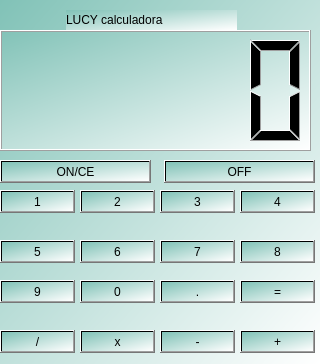
<?xml version="1.0" encoding="UTF-8"?>
<ui version="4.0">
 <class>MainWindow</class>
 <widget class="QMainWindow" name="MainWindow">
  <property name="geometry">
   <rect>
    <x>0</x>
    <y>0</y>
    <width>320</width>
    <height>364</height>
   </rect>
  </property>
  <property name="windowTitle">
   <string>LUCY calculadora</string>
  </property>
  <property name="styleSheet">
   <string notr="true">background-color: qlineargradient(spread:pad, x1:0, y1:0, x2:1, y2:1, stop:0 rgba(129, 194, 183, 255), stop:1 rgba(255, 255, 255, 255));</string>
  </property>
  <widget class="QWidget" name="centralwidget">
   <widget class="QPushButton" name="pushButton">
    <property name="geometry">
     <rect>
      <x>0</x>
      <y>190</y>
      <width>75</width>
      <height>23</height>
     </rect>
    </property>
    <property name="text">
     <string>1</string>
    </property>
   </widget>
   <widget class="QPushButton" name="pushButton_2">
    <property name="geometry">
     <rect>
      <x>0</x>
      <y>240</y>
      <width>75</width>
      <height>23</height>
     </rect>
    </property>
    <property name="text">
     <string>5</string>
    </property>
   </widget>
   <widget class="QPushButton" name="pushButton_3">
    <property name="geometry">
     <rect>
      <x>0</x>
      <y>280</y>
      <width>75</width>
      <height>23</height>
     </rect>
    </property>
    <property name="text">
     <string>9</string>
    </property>
   </widget>
   <widget class="QPushButton" name="pushButton_4">
    <property name="geometry">
     <rect>
      <x>0</x>
      <y>330</y>
      <width>75</width>
      <height>23</height>
     </rect>
    </property>
    <property name="text">
     <string>/</string>
    </property>
   </widget>
   <widget class="QPushButton" name="pushButton_5">
    <property name="geometry">
     <rect>
      <x>80</x>
      <y>330</y>
      <width>75</width>
      <height>23</height>
     </rect>
    </property>
    <property name="text">
     <string>x</string>
    </property>
   </widget>
   <widget class="QPushButton" name="pushButton_6">
    <property name="geometry">
     <rect>
      <x>160</x>
      <y>330</y>
      <width>75</width>
      <height>23</height>
     </rect>
    </property>
    <property name="text">
     <string>-</string>
    </property>
   </widget>
   <widget class="QPushButton" name="pushButton_7">
    <property name="geometry">
     <rect>
      <x>240</x>
      <y>330</y>
      <width>75</width>
      <height>23</height>
     </rect>
    </property>
    <property name="text">
     <string>+</string>
    </property>
   </widget>
   <widget class="QPushButton" name="pushButton_8">
    <property name="geometry">
     <rect>
      <x>80</x>
      <y>280</y>
      <width>75</width>
      <height>23</height>
     </rect>
    </property>
    <property name="text">
     <string>0</string>
    </property>
   </widget>
   <widget class="QPushButton" name="pushButton_9">
    <property name="geometry">
     <rect>
      <x>160</x>
      <y>280</y>
      <width>75</width>
      <height>23</height>
     </rect>
    </property>
    <property name="text">
     <string>.</string>
    </property>
   </widget>
   <widget class="QPushButton" name="pushButton_10">
    <property name="geometry">
     <rect>
      <x>240</x>
      <y>280</y>
      <width>75</width>
      <height>23</height>
     </rect>
    </property>
    <property name="text">
     <string>=</string>
    </property>
   </widget>
   <widget class="QPushButton" name="pushButton_11">
    <property name="geometry">
     <rect>
      <x>80</x>
      <y>240</y>
      <width>75</width>
      <height>23</height>
     </rect>
    </property>
    <property name="text">
     <string>6</string>
    </property>
   </widget>
   <widget class="QPushButton" name="pushButton_12">
    <property name="geometry">
     <rect>
      <x>160</x>
      <y>240</y>
      <width>75</width>
      <height>23</height>
     </rect>
    </property>
    <property name="text">
     <string>7</string>
    </property>
   </widget>
   <widget class="QPushButton" name="pushButton_13">
    <property name="geometry">
     <rect>
      <x>80</x>
      <y>190</y>
      <width>75</width>
      <height>23</height>
     </rect>
    </property>
    <property name="text">
     <string>2</string>
    </property>
   </widget>
   <widget class="QPushButton" name="pushButton_14">
    <property name="geometry">
     <rect>
      <x>160</x>
      <y>190</y>
      <width>75</width>
      <height>23</height>
     </rect>
    </property>
    <property name="text">
     <string>3</string>
    </property>
   </widget>
   <widget class="QPushButton" name="pushButton_15">
    <property name="geometry">
     <rect>
      <x>240</x>
      <y>190</y>
      <width>75</width>
      <height>23</height>
     </rect>
    </property>
    <property name="text">
     <string>4</string>
    </property>
   </widget>
   <widget class="QPushButton" name="pushButton_16">
    <property name="geometry">
     <rect>
      <x>240</x>
      <y>240</y>
      <width>75</width>
      <height>23</height>
     </rect>
    </property>
    <property name="text">
     <string>8</string>
    </property>
   </widget>
   <widget class="QLCDNumber" name="lcdNumber">
    <property name="geometry">
     <rect>
      <x>0</x>
      <y>30</y>
      <width>311</width>
      <height>121</height>
     </rect>
    </property>
   </widget>
   <widget class="QLabel" name="label">
    <property name="geometry">
     <rect>
      <x>66</x>
      <y>10</y>
      <width>171</width>
      <height>20</height>
     </rect>
    </property>
    <property name="styleSheet">
     <string notr="true">font: 16pt &quot;MS Shell Dlg 2&quot;;</string>
    </property>
    <property name="text">
     <string>LUCY calculadora</string>
    </property>
   </widget>
   <widget class="QPushButton" name="pushButton_17">
    <property name="geometry">
     <rect>
      <x>0</x>
      <y>160</y>
      <width>151</width>
      <height>23</height>
     </rect>
    </property>
    <property name="text">
     <string>ON/CE</string>
    </property>
   </widget>
   <widget class="QPushButton" name="pushButton_18">
    <property name="geometry">
     <rect>
      <x>164</x>
      <y>160</y>
      <width>151</width>
      <height>23</height>
     </rect>
    </property>
    <property name="text">
     <string>OFF</string>
    </property>
   </widget>
  </widget>
 </widget>
 <resources/>
 <connections/>
</ui>
